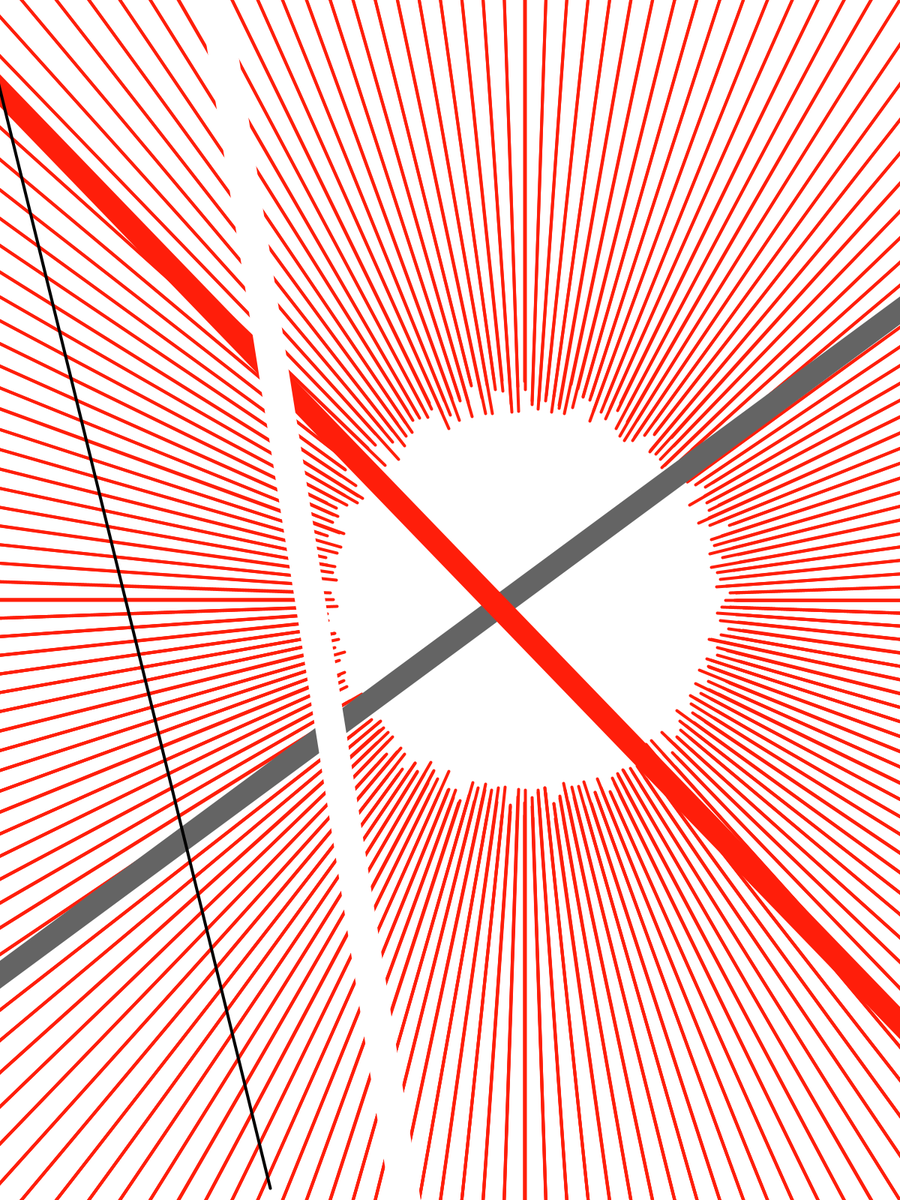
Frame 1 (no input)
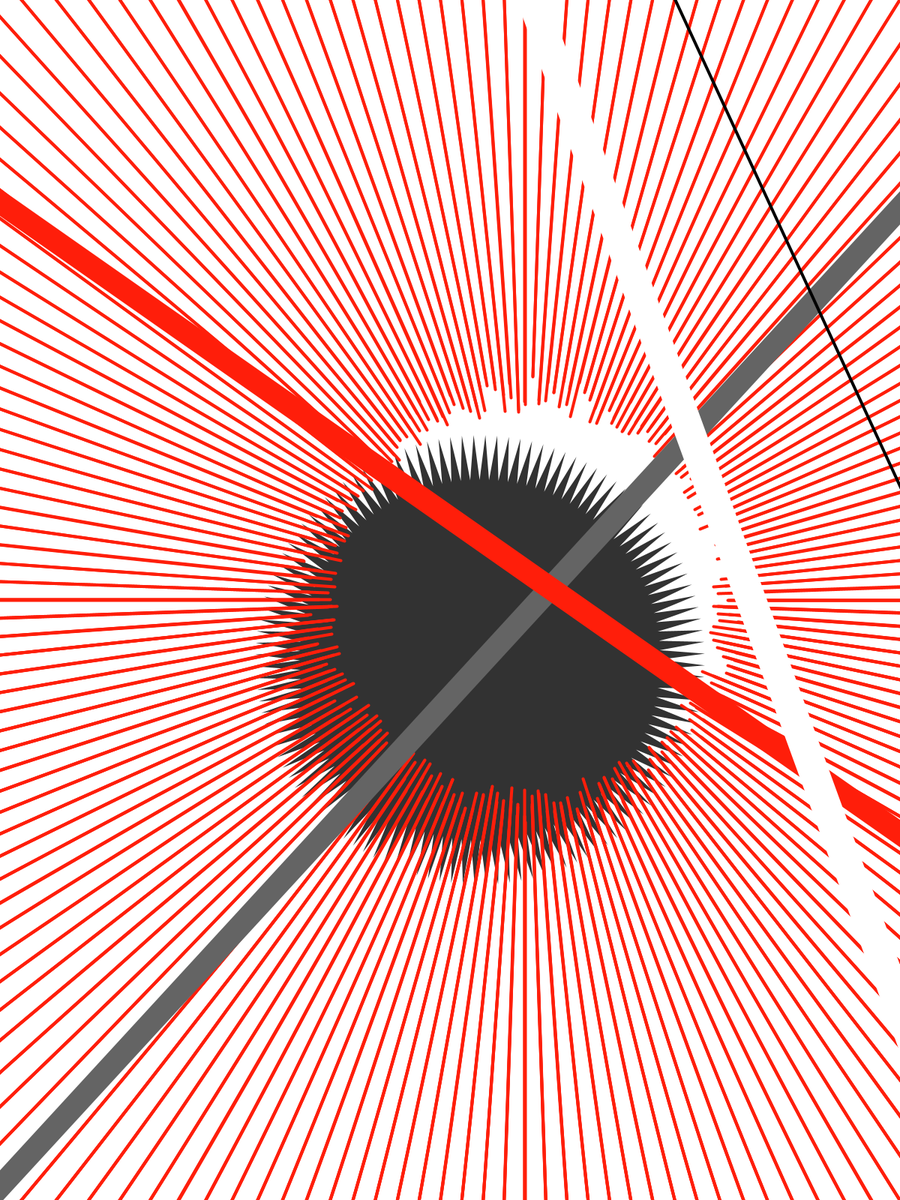
Frame 60 (the mouse pressed at the canvas centre just before this capture)
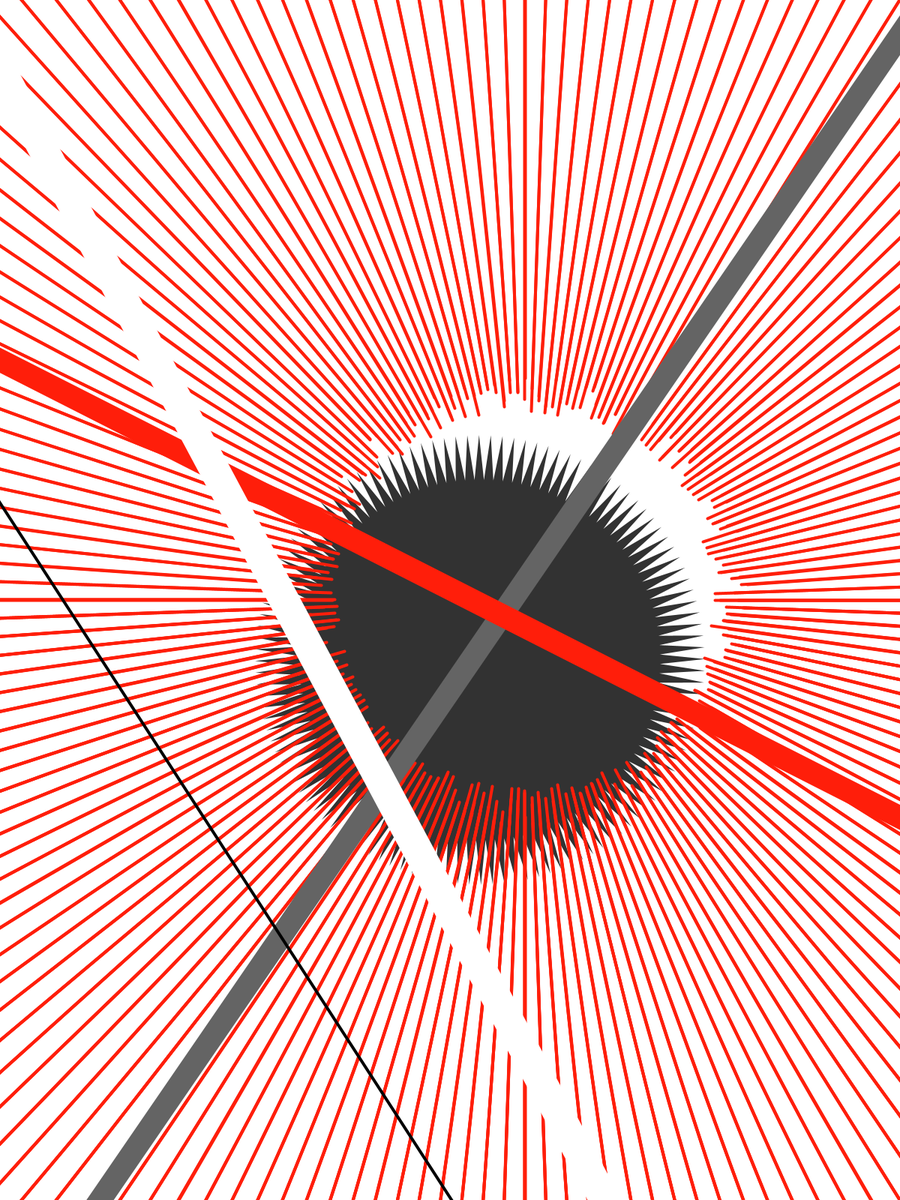
Frame 120 (the mouse held since frame 60 and released just before this capture)

The Processing sketch that drew these frames (run headless with seeded random() and noise(); from frame 60 on, the mouse is pressed at the canvas centre):

// Processing sketch: mohony_final_project
// ── mohony_final_project.pde
float x;
float sW = 4;
color red = color(255, 30, 10);     //create a variable of the colour red
color grey = color(50);            //create a variable of the colour green
color white = color(255);       //create a variable of the colour white
color lightGrey = color(100);            ////create a variable of the colour light grey
float y = 180;                         //defines y in order to make the rotation occur byt 180 degrees
float angle = 0.0;                  //angle starts at 0 degreees
float z = 0;

void setup(){
  size(1200, 1600);                    //defines size of canvas
  surface.setLocation(987, 70);        //defines position of canvas in relation to top left of screen
  //noLoop();
  //moving();
}

void draw(){
  //moving();
  background(255);                           //background colour white
  //stroke(255); 
  


  // transformation for moving star in the background
  pushMatrix();                                    //pushes current transformation onto matrix stack
  translate(width/2+40, height/2+ 80);              //position circle in the canvas
  rotate(frameCount / 100.0);                       //framrate that the star rotates
  noStroke();                                       //no outline
  scale(3);                                          //scaled it up by 3
  star(0, 0, 80, 100, 120);                          // size ofstar and the amount of points
  fill(grey);                                       //colour of star
  popMatrix();                                      //ends matrix stack
  
  translate(width/2+100, height/2);                 //position of the red line circles

  
  for(int angle = 0; angle<=900; angle +=2){         //looping through each ang;e if angle is  if equal to than 900
    
    x = random(250, 300);                          //random lines to create abstracted circle
    
    pushMatrix();                                  //pushes current transformation onto matrix stack
    rotate(radians(angle));                        //rotate using radians
    stroke(red);                                    //lines filled in red
    strokeWeight(sW);                               //thickness of lines
    line(x, 0, width, 0);                            //how many lines and position
    popMatrix();                                     //ends matrix stack
  }
  
  angle += 0.05;                                 //speed of lines moving

  //grey line
  stroke(lightGrey);
  strokeWeight(30);    
  rotate(angle);
  line(width, -1000, -1000, 800);
 
  //red line
  stroke(red);
  strokeWeight(30);    //red line
  line(-900, -800, 700, 700); 

  //white line
  strokeWeight(40);
  stroke(white);
  line(-500, -1000, -100, 900);

  //black line
  stroke(0);       
  strokeWeight(sW);
  line(-900, -1200, -300, 800);

  
}


//function for the star
void star(float x, float y, float radius1, float radius2, int npoints) {
  float angle = TWO_PI / npoints;                    //the angle that it would spin at
  float halfAngle = angle/2.0;
  beginShape();
  for (float a = 0; a < TWO_PI; a += angle) {
    float sx = x + cos(a) * radius2;
    float sy = y + sin(a) * radius2;
    vertex(sx, sy);
    sx = x + cos(a+halfAngle) * radius1;
    sy = y + sin(a+halfAngle) * radius1;
    vertex(sx, sy);
  }
  endShape(CLOSE);
}


//void mousePressed(){
//  redraw();
//}

void keyPressed(){
  
  if (key == 'r'){
    z +=1;
    setup();
    
  }
  else if(key == 's'){                         //is is pressed rotation stops
    stop();
  }

}
